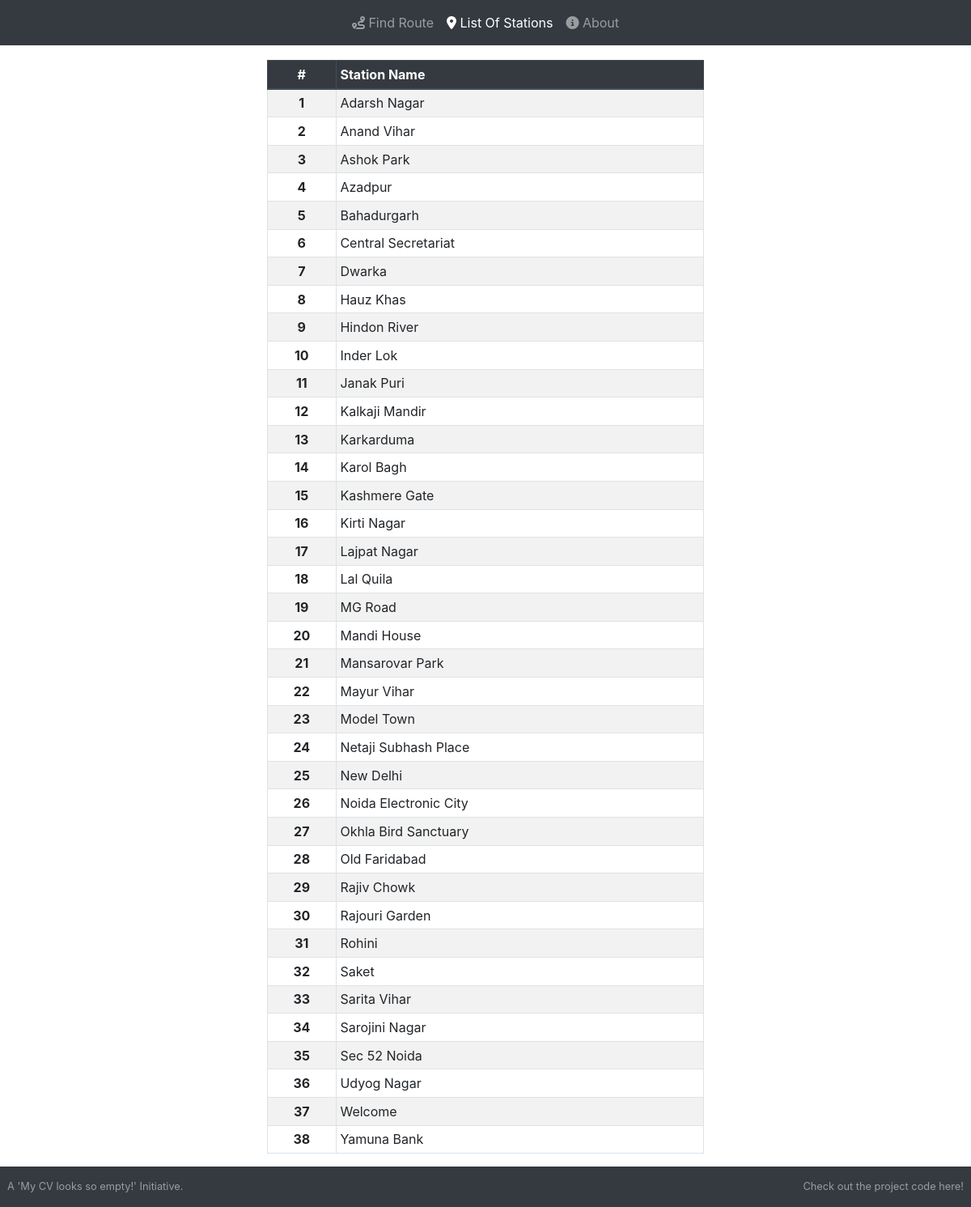
The page /listofstations/ on the database its author committed.
### network/models.py (models this page shows)
class Station(models.Model):
    station_name    = models.CharField(max_length=100, blank=False)
    def __str__(self):
        return self.station_name

### network/views.py (the view)
# urls.py: path('listofstations/', listOfStations_view),
def listOfStations_view(request):
    listOfStations = Station.objects.all().order_by('station_name')
    context = {
        "page_title": 'List Of Stations',
        "home_isActive": '',
        "listOfStations_isActive": 'active',
        "about_isActive": '',
        "listOfStations": listOfStations,
    }
    return render(request, '../templates/listofstations.html', context)

### templates/listofstations.html
{% extends 'base.html' %}
{% load static %}
{% block content %}
    <div class="container">
        <div class="row justify-content-center">
            <div class="col-12 col-sm-6">
                <table class="table table-striped table-sm table-bordered">
                    <thead class="thead-dark">
                        <tr>
                            <th scope="col" style="text-align: center;"> # </th>
                            <th> Station Name </th>
                        </tr>
                    </thead>
                    <tbody>
                        {% for station in listOfStations %}
                            <tr>
                                <th scope="row" style="text-align: center;"> {{ forloop.counter }} </th>
                                <td> {{ station }} </td>
                            </tr>
                        {% endfor %}
                    </tbody>
                </table>
            </div>
        </div>
    </div>
{% endblock %}

### templates/static/css/styles.css (style rules this page uses)
body { padding-top: 50px; margin-bottom: 50px; }

### rows shown on the page
Station: station_name "Adarsh Nagar"
Station: station_name "Anand Vihar"
Station: station_name "Ashok Park"
Station: station_name "Azadpur"
Station: station_name "Bahadurgarh"
Station: station_name "Central Secretariat"
Station: station_name "Dwarka"
Station: station_name "Hauz Khas"
Station: station_name "Hindon River"
Station: station_name "Inder Lok"
Station: station_name "Janak Puri"
Station: station_name "Kalkaji Mandir"
Station: station_name "Karkarduma"
Station: station_name "Karol Bagh"
Station: station_name "Kashmere Gate"
Station: station_name "Kirti Nagar"
Station: station_name "Lajpat Nagar"
Station: station_name "Lal Quila"
Station: station_name "MG Road"
Station: station_name "Mandi House"
Station: station_name "Mansarovar Park"
Station: station_name "Mayur Vihar"
Station: station_name "Model Town"
Station: station_name "Netaji Subhash Place"
Station: station_name "New Delhi"
Station: station_name "Noida Electronic City"
Station: station_name "Okhla Bird Sanctuary"
Station: station_name "Old Faridabad"
Station: station_name "Rajiv Chowk"
Station: station_name "Rajouri Garden"
Station: station_name "Rohini"
Station: station_name "Saket"
Station: station_name "Sarita Vihar"
Station: station_name "Sarojini Nagar"
Station: station_name "Sec 52 Noida"
Station: station_name "Udyog Nagar"
Station: station_name "Welcome"
Station: station_name "Yamuna Bank"
